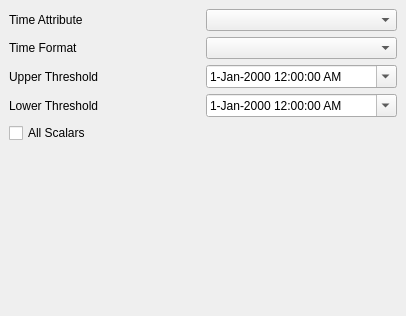
<ui version="4.0" >
 <class>Form</class>
 <widget class="QWidget" name="Form" >
  <property name="geometry" >
   <rect>
    <x>0</x>
    <y>0</y>
    <width>406</width>
    <height>316</height>
   </rect>
  </property>
  <property name="windowTitle" >
   <string>Form</string>
  </property>
  <layout class="QGridLayout" >
   <property name="margin" >
    <number>9</number>
   </property>
   <property name="spacing" >
    <number>6</number>
   </property>
   <item row="0" column="1" >
    <widget class="QComboBox" name="SelectInputScalars" />
   </item>
   <item row="4" column="0" >
    <widget class="QCheckBox" name="AllScalars" >
     <property name="text" >
      <string>All Scalars</string>
     </property>
    </widget>
   </item>
   <item row="0" column="0" >
    <widget class="QLabel" name="label" >
     <property name="text" >
      <string>Time Attribute</string>
     </property>
    </widget>
   </item>
   <item row="1" column="0" >
    <widget class="QLabel" name="label_2" >
     <property name="text" >
      <string>Time Format</string>
     </property>
    </widget>
   </item>
   <item row="1" column="1" >
    <widget class="QComboBox" name="TimeFormat" />
   </item>
   <item row="2" column="0" >
    <widget class="QLabel" name="label_3" >
     <property name="text" >
      <string>Upper Threshold</string>
     </property>
    </widget>
   </item>
   <item row="3" column="0" >
    <widget class="QLabel" name="label_4" >
     <property name="text" >
      <string>Lower Threshold</string>
     </property>
    </widget>
   </item>
   <item rowspan="6" row="5" column="0" colspan="2" >
    <spacer>
     <property name="orientation" >
      <enum>Qt::Vertical</enum>
     </property>
     <property name="sizeHint" >
      <size>
       <width>20</width>
       <height>40</height>
      </size>
     </property>
    </spacer>
   </item>
   <item row="2" column="1" >
    <widget class="QDateTimeEdit" name="UpperDate" >
     <property name="displayFormat" >
      <string>d-MMM-yyyy h:mm:ss AP</string>
     </property>
     <property name="calendarPopup" >
      <bool>true</bool>
     </property>
    </widget>
   </item>
   <item row="3" column="1" >
    <widget class="QDateTimeEdit" name="LowerDate" >
     <property name="displayFormat" >
      <string>d-MMM-yyyy h:mm:ss AP</string>
     </property>
     <property name="calendarPopup" >
      <bool>true</bool>
     </property>
    </widget>
   </item>
  </layout>
 </widget>
 <resources/>
 <connections/>
</ui>
